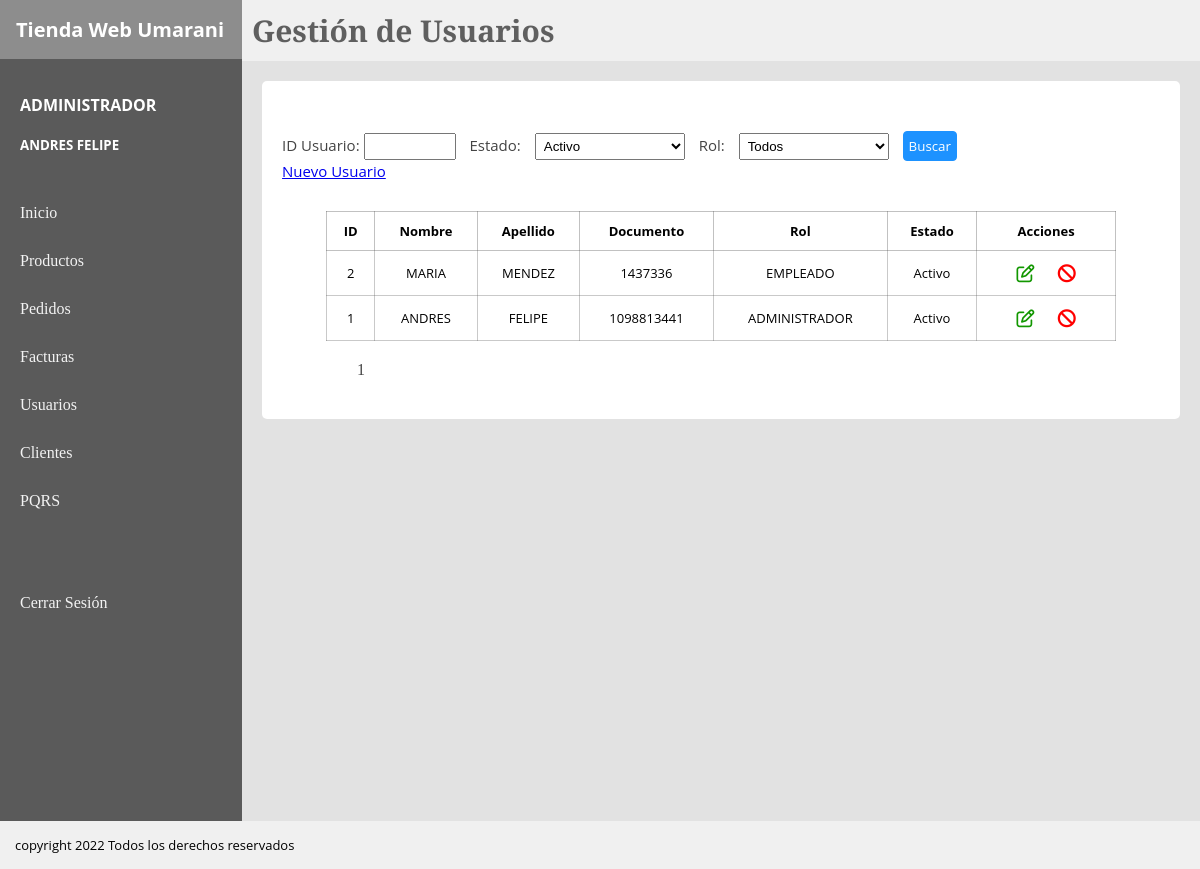
The app's page /View/Usuarios.php?pagina=1 (signed in) with its own data.
### tables this page shows
CREATE TABLE `usuariotienda` (
  `usuarioId` int(11) NOT NULL AUTO_INCREMENT,
  `usuarioNombre` varchar(50) NOT NULL,
  `usuarioApellido` varchar(50) NOT NULL,
  `usuarioDoc` varchar(12) NOT NULL,
  `usuarioRolId` int(11) NOT NULL,
  `usuarioContraseña` varchar(10) NOT NULL,
  `usuarioEstado` varchar(12) NOT NULL,
  PRIMARY KEY (`usuarioId`),
  UNIQUE KEY `UQ_usuarioDoc` (`usuarioDoc`),
  KEY `fk_usuarioRolId` (`usuarioRolId`),
  CONSTRAINT `fk_usuarioRolId` FOREIGN KEY (`usuarioRolId`) REFERENCES `rol` (`rolId`)
);

CREATE TABLE `rol` (
  `rolId` int(11) NOT NULL AUTO_INCREMENT,
  `rolNombre` varchar(45) NOT NULL,
  PRIMARY KEY (`rolId`)
);

### Controller/verUsuario.php (called while the page is built)
<?php
    require('../Model/M_conexion.php');
    $con1 = new Conexion();
    $usuarios = $con1->verUsuario();
    $resultado = mysqli_query($conexionUsuario,"SELECT COUNT(*) AS cantidad FROM usuariotienda")
    or die("problemas en el select" . mysqli_error($conexionUsuario));
    $res = mysqli_fetch_array($resultado);
    $cantidad = $res['cantidad'];
?>

### Model/M_conexion.php (called while the page is built, shortened)
<?php
    class Conexion {
            private $con;
        public function __construct()
        {
            $this->con = new mysqli('localhost','root','','proyecto');
        }
        public function verUsuario(){
            $cantidad = $this->con->query("SELECT COUNT(*) as cantidad FROM factura");
            $registrosxpagina = 5;
            $inicio = ($_GET['pagina']-1)*$registrosxpagina;
            $query = $this->con->query("SELECT * FROM usuariotienda
            JOIN rol
            ON rolId = usuarioRolId
            ORDER BY usuarioId DESC
            LIMIT $inicio,$registrosxpagina");
            $retorno = [];
            $i = 0;
            while($fila = $query->fetch_assoc()) {
                $retorno[$i] = $fila;
                $i++;
            }
            return $retorno;
        }
    }
?>

### View/Usuarios.php (the view, shortened to what this page needs)
<?php
    require_once("../Controller/verUsuario.php");
    $paginas = $cantidad/5;
    $paginas = ceil($paginas);
?>
<!DOCTYPE html>
<html lang="en">
<head>
</head>
<body>
<link rel="stylesheet" href="../CSS/tiendaEstilos.css">
    <div class="padre">
        <div class="board">
            <div class="titulo">
                <h1>Tienda Web Umarani</h1>
            </div>
            <div class="usuario">
                <h4><?php echo "$_SESSION[rol] "; ?></h4>
                <h5><?php echo "$_SESSION[nombre] $_SESSION[apellido] "; ?></h5>
            </div>
            <nav class="secciones">
                <a href="#">Inicio</a>
                <a href="../View/Productos.php?pagina=1">Productos</a>
                <a href="../View/pedidos.php?pagina=1">Pedidos</a>
                <a href="../View/facturas.php?pagina=1">Facturas</a>
                <a href="../view/usuarios.php?pagina=1">Usuarios</a>
                <a href="../view/adminClientes.php?pagina=1">Clientes</a>
                <a href="../View/PQRS.php?pagina=1">PQRS</a> <br><br><br>
                <a href="../Controller/cerrarSesion.php">Cerrar Sesión</a>
            </nav>
        </div>
        <div class="content">
        <header class="header">
            <h1>Gestión de Usuarios</h1>
        </header>
        <section class="section">
            <div class="container">
                <div class="filtros" >
                    <form action="">
                        <label for="id">ID Usuario: </label>
                        <input name="id" type="text" class="idpedido">
                        <label for=""> Estado: </label>
                        <select name="" id="">Estado
                            <option value="">Activo</option>
                        </select>
                        <label for=""> Rol: </label>
                        <select name="" id="">Estado
                            <option value="">Todos</option>
                        </select>
                        <input class="searchButton" type="button" value="Buscar">
                    </form>
                    <a href="../View/nuevoUsuario.php">Nuevo Usuario</a>
                </div>
                <table>
                    <tr>
                        <th>ID</th>
                        <th>Nombre</th>
                        <th>Apellido</th>
                        <th>Documento</th>
                        <th>Rol</th>
                        <th>Estado</th>
                        <th>Acciones</th>
                    </tr>
                     <?php
                        foreach($usuarios as $user){
                     ?>
                    <tr class="información" >
                        <td> <?php echo $user['usuarioId']   ?> </td>
                        <td> <?php echo $user['usuarioNombre']   ?></td>
                        <td> <?php echo $user['usuarioApellido']   ?></td>
                        <td> <?php echo $user['usuarioDoc']   ?></td>
                        <td> <?php echo $user['rolNombre']   ?></td>
                        <td> <?php echo $user['usuarioEstado']   ?></td>
                        <td>
                            <a class="edit" href="DetalleUsuario.php?tabla=<?php echo "$user[usuarioId]" ?>"><i class="far fa-edit"></i></i></a>
                            <a on class="cancel" href="../Controller/borrarUsuario.php?tabla=<?php echo "$user[usuarioId]" ?>"><i class="fas fa-ban"></i></a>
                        </td>
                        <?php
                        }
                     ?>
                </table>
                <nav class="paginacion">
                <?php for($i=0; $i < $paginas; $i++){
                  ?> <a href="../view/usuarios.php?pagina=<?php echo"$i"+1 ?>"><?php echo "$i"+1;  ?> </a>
                <?php  } ?>
                </nav>
            </div>
        </section>
        </div>
    </div>
    <footer class="footer">
        <p>copyright 2022 Todos los derechos reservados</p>
    </footer>
</body>
</html>

### CSS/tiendaEstilos.css (style rules this page uses)
* { padding: 0px; margin: 0px; }
.padre { display: flex; }
.board { background: #5a5a5a; flex: 1 1 auto; height: auto; }
.titulo { background: #8d8d8d; padding: 10px; }
.titulo h1 { font-family: 'Open Sans', sans-serif; font-size: 20px; padding: 6px; color:rgb(255, 255, 255); }
.usuario { padding: 10px; margin-top: 15px; }
.usuario h4 { color: rgb(255, 255, 255); font-family: 'Open Sans', sans-serif; padding: 10px; }
.usuario h5 { color: rgb(255, 255, 255); font-family: 'Open Sans', sans-serif; padding: 10px; }
.secciones { padding: 10px; }
.secciones a { display: block; padding: 10px; color: rgb(243, 243, 243); text-decoration: none; margin-top: 10px; font-family: 'Bitter', serif; transition: 0.3s ease-in-out; }
.content { flex: 100 1 auto; }
.header { background: #f0f0f0; }
.header h1 { font-family: 'Bitter', serif; font-size: 30px; padding: 10px; color: rgb(95, 95, 95); }
.section { background: #e2e2e2; padding: 20px; min-height: 720px; }
.container { padding: 20px; border-radius: 5px; background: #ffffff; }
table { margin-left: auto; margin-right: auto; border: 1px solid rgba(95, 95, 95, 0.384); border-collapse: collapse; width: 90%; font-family: 'Open Sans', sans-serif; font-size: 13px; }
th { border: 1px solid rgba(95, 95, 95, 0.384); text-align: center; padding: 10px; }
td { border: 0.5px solid rgba(95, 95, 95, 0.336); padding: 10px; text-align: center; }
.cancel { color: rgb(255, 0, 0); font-size: 18px; padding: 10px; }
.edit { color: rgb(18, 151, 0); font-size: 18px; padding: 10px; }
select { width: 50px; margin: 0px 10px; padding: 4px; }
.filtros { margin: 30px 0px; font-family: 'Open Sans', sans-serif; font-size: 15px; color: #444444; }
.filtros select { width: 150px; overflow: hidden; }
.idpedido { width: 80px; padding: 4px; margin-right: 10px; overflow: hidden; }
.searchButton { padding: 5px; font-family: 'Open Sans', sans-serif; background: #1d92ff; color: #fff; border: 0.5px solid #1d92ff; border-radius: 4px; cursor: pointer; }
.paginacion { margin: 20px 0px 20px 60px; }
.paginacion a { text-decoration: none; color: #444444; margin: 0px 10px; padding: 5px; }
.footer { background: #f0f0f0; padding: 15px; font-family: 'Open Sans', sans-serif; font-size: 13px; }

### records on screen
usuariotienda: usuarioId "2", usuarioNombre "MARIA", usuarioApellido "MENDEZ", usuarioDoc "1437336", usuarioRolId.rolNombre "EMPLEADO", usuarioEstado "Activo"
usuariotienda: usuarioId "1", usuarioNombre "ANDRES", usuarioApellido "FELIPE", usuarioDoc "1098813441", usuarioRolId.rolNombre "ADMINISTRADOR", usuarioEstado "Activo"

### other values on screen
$_SESSION[rol] "ADMINISTRADOR"
$_SESSION[nombre] "ANDRES"
$_SESSION[apellido] "FELIPE"
